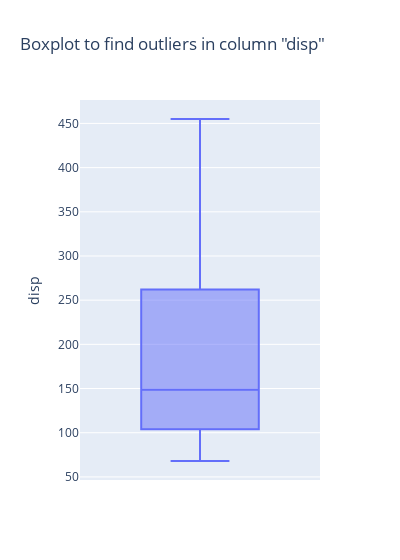
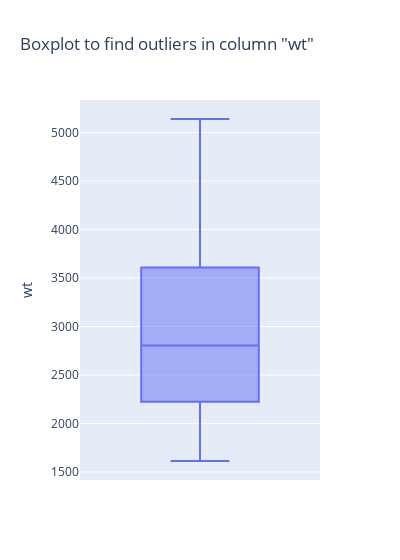
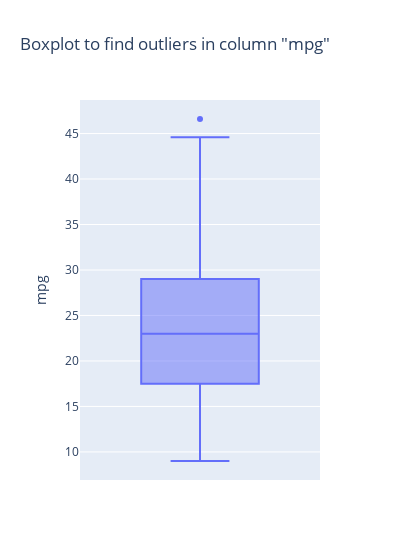

The notebook cell these images were saved under, in order:
### Code cell
def draw_box_plot(column):
    fig=px.box(data_frame=cars,y=column,title='Boxplot to find outliers in column "'+column+'"',width=400)
    fig.show()
for cols in ['disp','wt','mpg',]:
    draw_box_plot(cols)

### Figure 1 — Plotly figure (JSON) as saved in the notebook; plotly's stock layout.template omitted (floating-point values rounded to 4 significant figures; data arrays with more than 128 entries replaced by an {"elided": "..."} marker saying what was removed)
{"data": [{"alignmentgroup": "True", "hoverlabel": {"namelength": 0}, "hovertemplate": "disp=%{y}", "legendgroup": "", "marker": {"color": "#636efa"}, "name": "", "notched": false, "offsetgroup": "", "orientation": "v", "showlegend": false, "type": "box", "x0": " ", "xaxis": "x", "y": {"elided": "398 float values"}, "y0": " ", "yaxis": "y"}], "layout": {"boxmode": "group", "legend": {"tracegroupgap": 0}, "title": {"text": "Boxplot to find outliers in column \"disp\""}, "width": 400, "xaxis": {"anchor": "y", "domain": [0, 1]}, "yaxis": {"anchor": "x", "domain": [0, 1], "title": {"text": "disp"}}}}

### Figure 2 — Plotly figure (JSON) as saved in the notebook; plotly's stock layout.template omitted (floating-point values rounded to 4 significant figures; data arrays with more than 128 entries replaced by an {"elided": "..."} marker saying what was removed)
{"data": [{"alignmentgroup": "True", "hoverlabel": {"namelength": 0}, "hovertemplate": "wt=%{y}", "legendgroup": "", "marker": {"color": "#636efa"}, "name": "", "notched": false, "offsetgroup": "", "orientation": "v", "showlegend": false, "type": "box", "x0": " ", "xaxis": "x", "y": {"elided": "398 int values"}, "y0": " ", "yaxis": "y"}], "layout": {"boxmode": "group", "legend": {"tracegroupgap": 0}, "title": {"text": "Boxplot to find outliers in column \"wt\""}, "width": 400, "xaxis": {"anchor": "y", "domain": [0, 1]}, "yaxis": {"anchor": "x", "domain": [0, 1], "title": {"text": "wt"}}}}

### Figure 3 — Plotly figure (JSON) as saved in the notebook; plotly's stock layout.template omitted (floating-point values rounded to 4 significant figures; data arrays with more than 128 entries replaced by an {"elided": "..."} marker saying what was removed)
{"data": [{"alignmentgroup": "True", "hoverlabel": {"namelength": 0}, "hovertemplate": "mpg=%{y}", "legendgroup": "", "marker": {"color": "#636efa"}, "name": "", "notched": false, "offsetgroup": "", "orientation": "v", "showlegend": false, "type": "box", "x0": " ", "xaxis": "x", "y": {"elided": "398 float values"}, "y0": " ", "yaxis": "y"}], "layout": {"boxmode": "group", "legend": {"tracegroupgap": 0}, "title": {"text": "Boxplot to find outliers in column \"mpg\""}, "width": 400, "xaxis": {"anchor": "y", "domain": [0, 1]}, "yaxis": {"anchor": "x", "domain": [0, 1], "title": {"text": "mpg"}}}}
